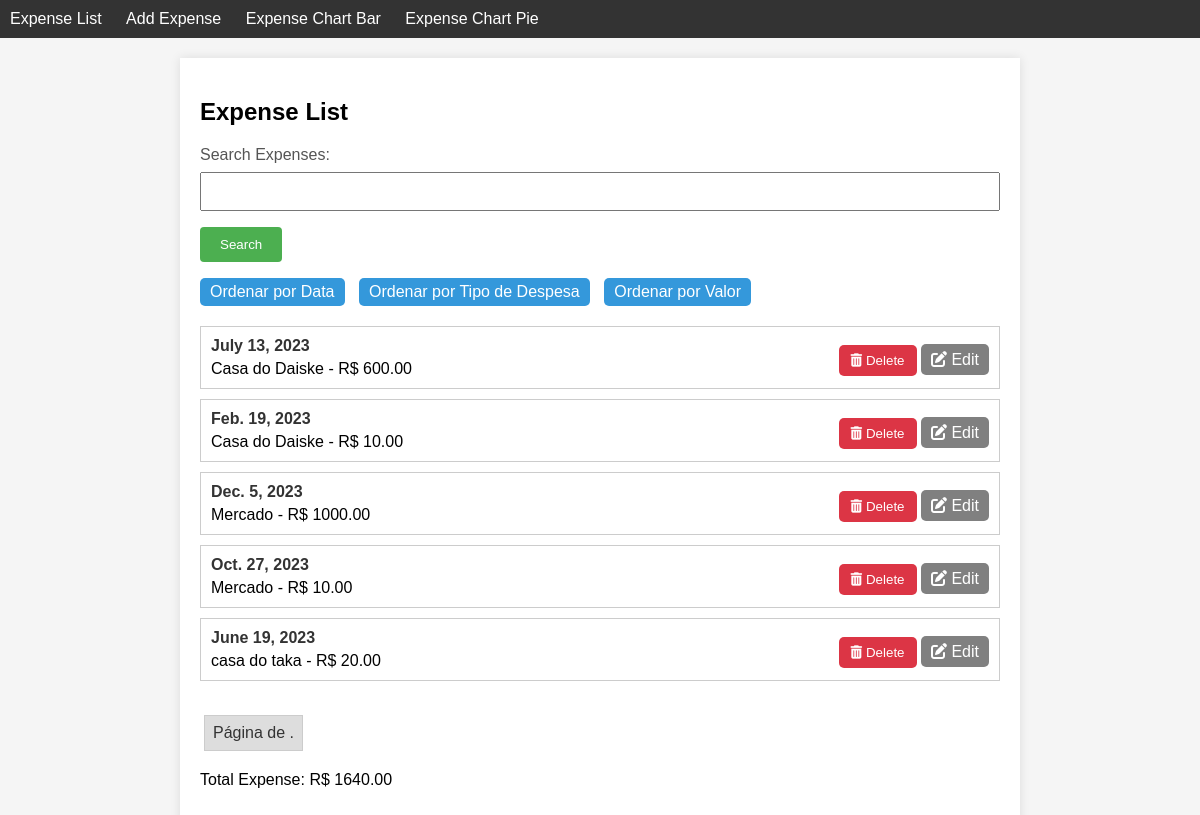
Screenshot of /expenses/list/?order_by=type_of_expense with the database file from the repository.
### expenses/models.py (models this page shows)
class Expense(models.Model):
    type_of_expense = models.CharField(max_length = 255)
    spent_at = models.DateField()
    expense_value = models.DecimalField(max_digits = 10, decimal_places = 2)

### expenses/views.py (the view)
# urls.py: path('list/', expense_list, name='expense_list'),
def expense_list(request):
    order_by_param = request.GET.get('order_by', 'spent_at')
    if order_by_param not in ['spent_at', 'type_of_expense', 'expense_value']:
        order_by_param = 'spent_at'
    search_query = request.GET.get('search', '')
    if search_query:
        expenses = Expense.objects.filter(
            Q(type_of_expense__icontains=search_query) |
            Q(spent_at__icontains=search_query)
        ).order_by(order_by_param)
    else:
        expenses = Expense.objects.all().order_by(order_by_param)
    context = {
        'expenses': expenses,
        'total_expense': expenses.aggregate(Sum('expense_value'))['expense_value__sum'],
        'order_by': order_by_param,
        'search_query': search_query,
    }
    return render(request, 'expense_list.html', context)

### expenses/templates/expense_list.html (shortened to what this page needs)
{% extends 'base.html' %}
{% block content %}
  <h2>Expense List</h2>
  <div class="expense-controls">
    <form method="get" action="{% url 'expense_list' %}">
      <label for="search">Search Expenses:</label>
      <input type="text" name="search" id="search" value="{{ search_query }}">
      <button type="submit">Search</button>
    </form>
    <ul class="sort-links">
      <li><a href="?order_by=spent_at">Ordenar por Data</a></li>
      <li><a href="?order_by=type_of_expense">Ordenar por Tipo de Despesa</a></li>
      <li><a href="?order_by=expense_value">Ordenar por Valor</a></li>
    </ul>
  </div>
  <div class="expense-list">
    {% for expense in expenses %}
      <div class="expense-item">
        <div class="expense-details">
          <div class="expense-date">{{ expense.spent_at }}</div>
          <div>{{ expense.type_of_expense }} - R$ {{ expense.expense_value|floatformat:"2" }}</div>
        </div>
        <div class="expense-actions">
          <form method="post" action="{% url 'delete_expense' expense.id %}" style="display:inline;">
            <button type="submit" class="delete-button" onclick="return confirm('Tem certeza que deseja excluir esta despesa?')">
              <i class="fas fa-trash-alt"></i> Delete
            </button>
          </form>
          <a href="{% url 'edit_expense' expense.id %}" class="edit-button"><i class="fas fa-edit"></i> Edit</a>
        </div>
      </div>
    {% endfor %}
  </div>
  <div class="pagination">
    <span class="step-links">
        <span class="current">
            Página {{ expenses.number }} de {{ expenses.paginator.num_pages }}.
        </span>
    </span>
  </div>
  <p>Total Expense: R$ {{ total_expense|floatformat:"2" }}</p>
{% endblock %}

### expenses/static/style/style.css (style rules this page uses)
body { font-family: Arial, sans-serif; background-color: #f5f5f5; margin: 0; padding: 0; }
label { display: block; margin-bottom: 8px; color: #555; }
input[type="text"], input[type="number"], input[type="date"] { width: 100%; padding: 10px; margin-bottom: 16px; box-sizing: border-box; }
button { background-color: #4caf50; color: #fff; padding: 10px 20px; border: none; border-radius: 4px; cursor: pointer; }
form { margin-top: 20px; }
.expense-list { display: flex; flex-direction: column; }
.expense-item { border: 1px solid #ccc; padding: 10px; margin-bottom: 10px; display: flex; justify-content: space-between; align-items: center; }
.expense-item .expense-details { flex: 1; }
.expense-item .expense-actions { margin-left: 10px; }
.expense-date { font-weight: bold; color: #333; margin-bottom: 5px; }
.delete-button { background-color: #dc3545; color: #fff; border: none; padding: 8px 12px; border-radius: 5px; cursor: pointer; transition: background-color 0.3s; margin-top: 6px; }
.edit-button { background-color: gray; color: #fff; padding: 7px 10px; border-radius: 5px; cursor: pointer; transition: background-color 0.3s; text-decoration: none; }
.expense-list { margin-top: 20px; }
.expense-item { border: 1px solid #ccc; padding: 10px; margin-bottom: 10px; }
.expense-date { font-weight: bold; }
.pagination { margin-top: 20px; }
.step-links .current { display: inline-block; padding: 8px; margin: 4px; border: 1px solid #ccc; background-color: #ddd; color: #333; }
.sort-links { list-style: none; padding: 0; }
.sort-links li { display:inline-flex; margin-right: 10px; }
.sort-links a { text-decoration: none; padding: 5px 10px; background-color: #3498db; color: #fff; border-radius: 5px; transition: background-color 0.3s ease; }

### rows the page displays
Expense: spent_at "July 13, 2023", type_of_expense "Casa do Daiske", expense_value "600.00"
Expense: spent_at "Feb. 19, 2023", type_of_expense "Casa do Daiske", expense_value "10.00"
Expense: spent_at "Dec. 5, 2023", type_of_expense "Mercado", expense_value "1000.00"
Expense: spent_at "Oct. 27, 2023", type_of_expense "Mercado", expense_value "10.00"
Expense: spent_at "June 19, 2023", type_of_expense "casa do taka", expense_value "20.00"

### other values shown
{{ total_expense|floatformat:"2" }} "1640.00"
